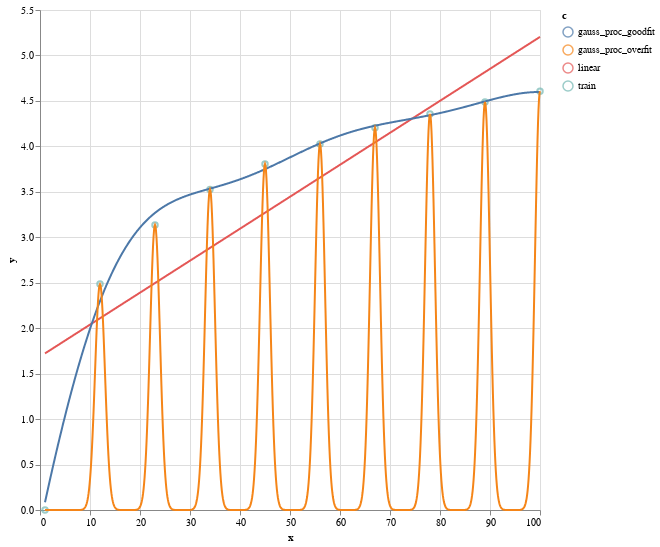

Write notebook code for a chart like this one.
### Code cell
# VISUALISATION
alt.renderers.enable('mimetype')
alt.Chart(df_plot.query("c == 'train'")). \
 properties(height=500, width=500). \
 mark_point(). \
 encode(x='x',
        y='y',
        color='c') + alt.Chart(df_plot.query("c != 'train'")). \
 properties(height=500, width=500). \
 mark_line(). \
 encode(x='x',
        y='y',
        color='c')

### Figure 1 — Vega-Lite specification as saved in the notebook (floating-point values rounded to 4 significant figures; data arrays with more than 128 entries replaced by an {"elided": "..."} marker saying what was removed)
{"$schema": "https://vega.github.io/schema/vega-lite/v4.8.1.json", "config": {"view": {"continuousHeight": 300, "continuousWidth": 400}}, "datasets": {"data-3a18d47716eb974a78f2e168e4d84e84": {"elided": "3000 records"}, "data-f724badc07c12cf42def66ff4b2c9b1d": [{"c": "train", "x": 1, "y": 0}, {"c": "train", "x": 12, "y": 2.485}, {"c": "train", "x": 23, "y": 3.135}, {"c": "train", "x": 34, "y": 3.526}, {"c": "train", "x": 45, "y": 3.807}, {"c": "train", "x": 56, "y": 4.025}, {"c": "train", "x": 67, "y": 4.205}, {"c": "train", "x": 78, "y": 4.357}, {"c": "train", "x": 89, "y": 4.489}, {"c": "train", "x": 100, "y": 4.605}]}, "layer": [{"data": {"name": "data-f724badc07c12cf42def66ff4b2c9b1d"}, "encoding": {"color": {"field": "c", "type": "nominal"}, "x": {"field": "x", "type": "quantitative"}, "y": {"field": "y", "type": "quantitative"}}, "height": 500, "mark": "point", "width": 500}, {"data": {"name": "data-3a18d47716eb974a78f2e168e4d84e84"}, "encoding": {"color": {"field": "c", "type": "nominal"}, "x": {"field": "x", "type": "quantitative"}, "y": {"field": "y", "type": "quantitative"}}, "height": 500, "mark": "line", "width": 500}]}
